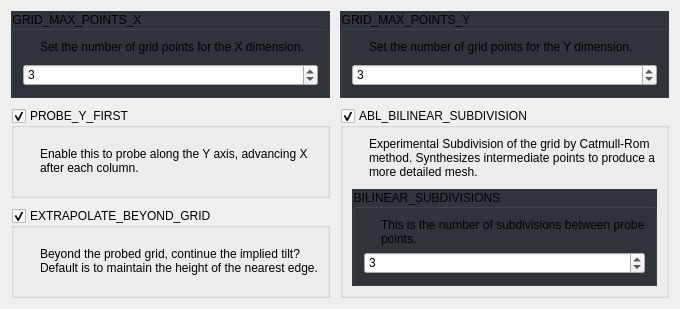
     <widget class="QWidget" name="uLinearBilinearBedLevelingTab">
      <attribute name="title">
       <string>Linear/Bilinear Bed Leveling</string>
      </attribute>
      <layout class="QGridLayout" name="gridLayout_51">
       <property name="spacing">
        <number>10</number>
       </property>
       <item row="0" column="1">
        <widget class="QGroupBox" name="groupBox_2">
         <property name="focusPolicy">
          <enum>Qt::WheelFocus</enum>
         </property>
         <property name="styleSheet">
          <string notr="true">QGroupBox:!disabled {
	background: rgb(50, 52, 59);
}</string>
         </property>
         <property name="title">
          <string>GRID_MAX_POINTS_Y</string>
         </property>
         <layout class="QGridLayout" name="gridLayout_37">
          <property name="spacing">
           <number>10</number>
          </property>
          <item row="0" column="0">
           <widget class="QLabel" name="label_58">
            <property name="sizePolicy">
             <sizepolicy hsizetype="Fixed" vsizetype="Fixed">
              <horstretch>0</horstretch>
              <verstretch>0</verstretch>
             </sizepolicy>
            </property>
            <property name="text">
             <string/>
            </property>
            <property name="pixmap">
             <pixmap>:/info_FILL0_wght100_GRAD0_opsz20.svg</pixmap>
            </property>
           </widget>
          </item>
          <item row="0" column="1">
           <widget class="QLabel" name="label_59">
            <property name="text">
             <string>Set the number of grid points for the Y dimension.</string>
            </property>
            <property name="wordWrap">
             <bool>true</bool>
            </property>
           </widget>
          </item>
          <item row="1" column="0" colspan="2">
           <widget class="QSpinBox" name="uGridMaxPointsYSpinBox">
            <property name="suffix">
             <string/>
            </property>
            <property name="maximum">
             <number>15</number>
            </property>
            <property name="value">
             <number>3</number>
            </property>
           </widget>
          </item>
         </layout>
        </widget>
       </item>
       <item row="2" column="0">
        <widget class="QGroupBox" name="uExtrapolateBeyondGridBox">
         <property name="title">
          <string>EXTRAPOLATE_BEYOND_GRID</string>
         </property>
         <property name="checkable">
          <bool>true</bool>
         </property>
         <layout class="QGridLayout" name="gridLayout_39">
          <property name="spacing">
           <number>10</number>
          </property>
          <item row="0" column="0">
           <widget class="QLabel" name="label_65">
            <property name="sizePolicy">
             <sizepolicy hsizetype="Fixed" vsizetype="Fixed">
              <horstretch>0</horstretch>
              <verstretch>0</verstretch>
             </sizepolicy>
            </property>
            <property name="text">
             <string/>
            </property>
            <property name="pixmap">
             <pixmap>:/info_FILL0_wght100_GRAD0_opsz20.svg</pixmap>
            </property>
           </widget>
          </item>
          <item row="0" column="1">
           <widget class="QLabel" name="label_64">
            <property name="text">
             <string>Beyond the probed grid, continue the implied tilt? Default is to maintain the height of the nearest edge.</string>
            </property>
            <property name="wordWrap">
             <bool>true</bool>
            </property>
           </widget>
          </item>
         </layout>
        </widget>
       </item>
       <item row="1" column="1" rowspan="2">
        <widget class="QGroupBox" name="uAblBilinearSubdivisionBox">
         <property name="title">
          <string>ABL_BILINEAR_SUBDIVISION</string>
         </property>
         <property name="checkable">
          <bool>true</bool>
         </property>
         <layout class="QGridLayout" name="gridLayout_35">
          <property name="spacing">
           <number>10</number>
          </property>
          <item row="1" column="0" colspan="2">
           <widget class="QGroupBox" name="groupBox_6">
            <property name="styleSheet">
             <string notr="true">QGroupBox:!disabled {
	background: rgb(50, 52, 59);
}</string>
            </property>
            <property name="title">
             <string>BILINEAR_SUBDIVISIONS</string>
            </property>
            <layout class="QGridLayout" name="gridLayout_40">
             <property name="horizontalSpacing">
              <number>10</number>
             </property>
             <item row="0" column="0">
              <widget class="QLabel" name="label_68">
               <property name="sizePolicy">
                <sizepolicy hsizetype="Fixed" vsizetype="Fixed">
                 <horstretch>0</horstretch>
                 <verstretch>0</verstretch>
                </sizepolicy>
               </property>
               <property name="text">
                <string/>
               </property>
               <property name="pixmap">
                <pixmap>:/info_FILL0_wght100_GRAD0_opsz20.svg</pixmap>
               </property>
              </widget>
             </item>
             <item row="0" column="1">
              <widget class="QLabel" name="label_69">
               <property name="text">
                <string>This is the number of subdivisions between probe points.</string>
               </property>
               <property name="wordWrap">
                <bool>true</bool>
               </property>
              </widget>
             </item>
             <item row="1" column="0" colspan="2">
              <widget class="QSpinBox" name="uBilinearSubdivisionsSpinBox">
               <property name="suffix">
                <string/>
               </property>
               <property name="maximum">
                <number>100</number>
               </property>
               <property name="value">
                <number>3</number>
               </property>
              </widget>
             </item>
            </layout>
           </widget>
          </item>
          <item row="0" column="0">
           <widget class="QLabel" name="label_66">
            <property name="sizePolicy">
             <sizepolicy hsizetype="Fixed" vsizetype="Fixed">
              <horstretch>0</horstretch>
              <verstretch>0</verstretch>
             </sizepolicy>
            </property>
            <property name="text">
             <string/>
            </property>
            <property name="pixmap">
             <pixmap>:/info_FILL0_wght100_GRAD0_opsz20.svg</pixmap>
            </property>
           </widget>
          </item>
          <item row="0" column="1">
           <widget class="QLabel" name="label_67">
            <property name="text">
             <string>Experimental Subdivision of the grid by Catmull-Rom method. Synthesizes intermediate points to produce a more detailed mesh.</string>
            </property>
            <property name="wordWrap">
             <bool>true</bool>
            </property>
           </widget>
          </item>
         </layout>
        </widget>
       </item>
       <item row="0" column="0">
        <widget class="QGroupBox" name="groupBox">
         <property name="focusPolicy">
          <enum>Qt::StrongFocus</enum>
         </property>
         <property name="styleSheet">
          <string notr="true">QGroupBox:!disabled {
	background: rgb(50, 52, 59);
}</string>
         </property>
         <property name="title">
          <string>GRID_MAX_POINTS_X</string>
         </property>
         <layout class="QGridLayout" name="gridLayout_36">
          <property name="spacing">
           <number>10</number>
          </property>
          <item row="0" column="0">
           <widget class="QLabel" name="label_56">
            <property name="sizePolicy">
             <sizepolicy hsizetype="Fixed" vsizetype="Fixed">
              <horstretch>0</horstretch>
              <verstretch>0</verstretch>
             </sizepolicy>
            </property>
            <property name="text">
             <string/>
            </property>
            <property name="pixmap">
             <pixmap>:/info_FILL0_wght100_GRAD0_opsz20.svg</pixmap>
            </property>
           </widget>
          </item>
          <item row="0" column="1">
           <widget class="QLabel" name="label_57">
            <property name="text">
             <string>Set the number of grid points for the X dimension.</string>
            </property>
            <property name="wordWrap">
             <bool>true</bool>
            </property>
           </widget>
          </item>
          <item row="1" column="0" colspan="2">
           <widget class="QSpinBox" name="uGridMaxPointsXSpinBox">
            <property name="suffix">
             <string/>
            </property>
            <property name="maximum">
             <number>15</number>
            </property>
            <property name="value">
             <number>3</number>
            </property>
           </widget>
          </item>
         </layout>
        </widget>
       </item>
       <item row="1" column="0">
        <widget class="QGroupBox" name="uProbeYFirstBox">
         <property name="title">
          <string>PROBE_Y_FIRST</string>
         </property>
         <property name="checkable">
          <bool>true</bool>
         </property>
         <layout class="QGridLayout" name="gridLayout_38">
          <property name="spacing">
           <number>10</number>
          </property>
          <item row="0" column="0">
           <widget class="QLabel" name="label_61">
            <property name="sizePolicy">
             <sizepolicy hsizetype="Fixed" vsizetype="Fixed">
              <horstretch>0</horstretch>
              <verstretch>0</verstretch>
             </sizepolicy>
            </property>
            <property name="text">
             <string/>
            </property>
            <property name="pixmap">
             <pixmap>:/info_FILL0_wght100_GRAD0_opsz20.svg</pixmap>
            </property>
           </widget>
          </item>
          <item row="0" column="1">
           <widget class="QLabel" name="label_60">
            <property name="text">
             <string>Enable this to probe along the Y axis, advancing X after each column.</string>
            </property>
            <property name="wordWrap">
             <bool>true</bool>
            </property>
           </widget>
          </item>
         </layout>
        </widget>
       </item>
      </layout>
     </widget>
